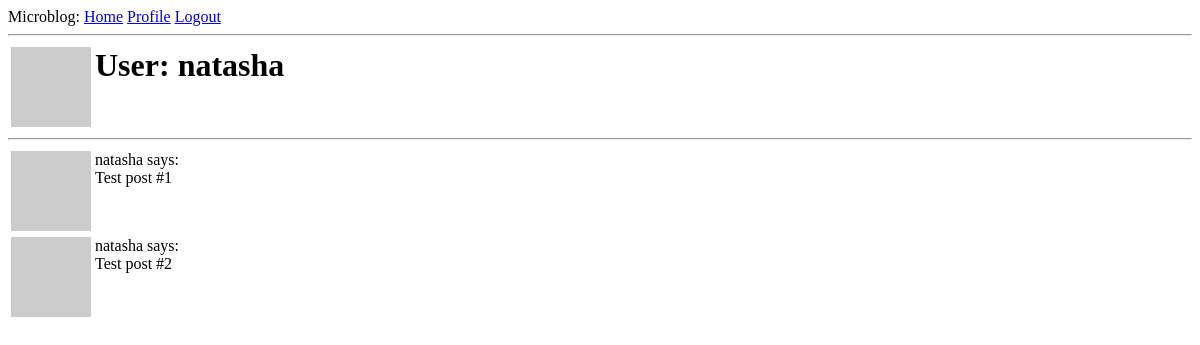
/user/natasha (signed in), run on an earlier commit of the app's database.
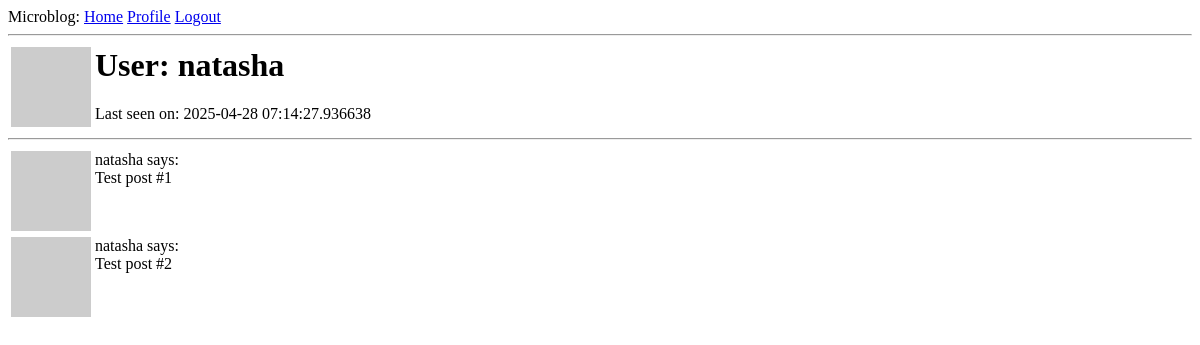
And on a later commit of the database.
### app/models.py (models this page shows, shortened)
class User(UserMixin, db.Model):
    id: so.Mapped[int] = so.mapped_column(primary_key=True)
    username: so.Mapped[str] = so.mapped_column(sa.String(64), index=True, unique=True)
    email: so.Mapped[str] = so.mapped_column(sa.String(120), index=True, unique=True)
    password_hash: so.Mapped[Optional[str]] = so.mapped_column(sa.String(256))
    posts: so.WriteOnlyMapped["Post"] = so.relationship(back_populates="author")
    about_me: so.Mapped[Optional[str]] = so.mapped_column(sa.String(140))
    last_seen: so.Mapped[Optional[datetime]] = so.mapped_column(
        default=lambda: datetime.now(timezone.utc)
    )
    def avatar(self, size):
        digest = md5(self.email.lower().encode("utf-8")).hexdigest()
        return f"https://www.gravatar.com/avatar/{digest}?d=identicon&s={size}"

### app/routes.py (the view)
@app.route("/user/<username>")
@login_required
def user(username):
    user = db.first_or_404(sa.select(User).where(User.username == username))
    posts = [
        {"author": user, "body": "Test post #1"},
        {"author": user, "body": "Test post #2"},
    ]
    return render_template("user.html", user=user, posts=posts)

### app/models.py (called while the page is built)
@login.user_loader
def load_user(id):
    return db.session.get(User, int(id))

### app/routes.py (called while the page is built)
@app.before_request
def before_request():
    if current_user.is_authenticated:
        current_user.last_seen = datetime.now(timezone.utc)
        db.session.commit()

### app/templates/user.html (shortened to what this page needs)
{% extends "base.html" %}
{% block content %}
<table>
    <tr valign="top">
        <td><img src="{{ user.avatar(128) }}" alt=""></td>
        <td>
            <h1>User: {{ user.username }}</h1>
            {% if user.last_seen %}<p>Last seen on: {{ user.last_seen }}</p>{% endif %}
        </td>
    </tr>
</table>
<hr>
{% for post in posts %}
{% include '_post.html' %}
{% endfor %}
{% endblock %}

### app/templates/base.html (shortened to what this page needs)
<html>
<head>
</head>
<body>
    <div>
        Microblog:
        <a href="{{ url_for('index') }}">Home</a>
        {% if current_user.is_anonymous %}
        <a href="{{ url_for('login') }}">Login</a>
        {% else %}
        <a href="{{ url_for('user', username=current_user.username) }}">Profile</a>
        <a href="{{ url_for('logout') }}">Logout</a>
        {% endif %}
    </div>
    <hr>
    {% block content %}{% endblock %}
</body>
</html>

### app/templates/_post.html
<table>
    <tr valign="top">
        <td><img src="{{ post.author.avatar(36) }}"></td>
        <td>{{ post.author.username }} says:<br>{{ post.body }}</td>
    </tr>
</table>

What changed in the data, as far as the page shows it:
changed User "natasha": last_seen (not shown) → "2025-04-28 07:14:27.936638"
Also different on the page:
text now shown: "Last seen on:"
